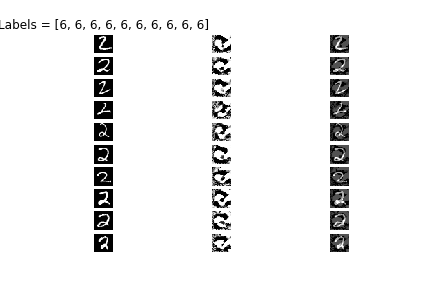

The script that saved this image:
from __future__ import absolute_import
from __future__ import division
from __future__ import print_function

# Imports
import argparse
import numpy as np
import tensorflow as tf

from plot_utils import plot

tf.logging.set_verbosity(tf.logging.INFO)

def cnn_model_fn(features, labels, mode):
    """Model function for CNN."""
    
    # Input Layer
    input_layer = tf.reshape(features['images'], [-1, 28, 28, 1])

    # Convolutional Layer #1
    conv1 = tf.layers.conv2d(
      inputs=input_layer,
      filters=32,
      kernel_size=[5, 5],
      padding="same",
      activation=tf.nn.relu)

    # Pooling Layer #1
    pool1 = tf.layers.max_pooling2d(inputs=conv1, pool_size=[2, 2], strides=2)

    # Convolutional Layer #2 and Pooling Layer #2
    conv2 = tf.layers.conv2d(
      inputs=pool1,
      filters=64,
      kernel_size=[5, 5],
      padding="same",
      activation=tf.nn.relu)
    pool2 = tf.layers.max_pooling2d(inputs=conv2, pool_size=[2, 2], strides=2)

    # Dense Layer
    pool2_flat = tf.reshape(pool2, [-1, 7 * 7 * 64])
    dense = tf.layers.dense(inputs=pool2_flat, units=1024, activation=tf.nn.relu)
    dropout = tf.layers.dropout(
      inputs=dense, rate=0.4, training=mode == tf.estimator.ModeKeys.TRAIN)

    # Logits Layer
    logits = tf.layers.dense(inputs=dropout, units=10)

    predictions = {
      # Generate predictions (for PREDICT and EVAL mode)
      "classes": tf.argmax(input=logits, axis=1),
      "probabilities": tf.nn.softmax(logits, name="softmax_tensor")
    }
        
    if mode == tf.estimator.ModeKeys.PREDICT:
        # If adversarial labels were passed, compute the gradients
        if 'adv_labels' in features: 
            loss = tf.losses.sparse_softmax_cross_entropy(labels=features["adv_labels"], logits=logits)
            gradients = tf.gradients(loss, [input_layer])[0]
            predictions['gradients'] = tf.reshape(gradients, (-1, 784))
        return tf.estimator.EstimatorSpec(mode=mode, predictions=predictions)
    
    loss = tf.losses.sparse_softmax_cross_entropy(labels=labels, logits=logits)

    # Configure the Training Op (for TRAIN mode)
    if mode == tf.estimator.ModeKeys.TRAIN:
        optimizer = tf.train.GradientDescentOptimizer(learning_rate=0.001)
        train_op = optimizer.minimize(
            loss=loss,
            global_step=tf.train.get_global_step())
        return tf.estimator.EstimatorSpec(mode=mode, loss=loss, train_op=train_op)

    # Add evaluation metrics (for EVAL mode)    
    eval_metric_ops = {
      "accuracy": tf.metrics.accuracy(
          labels=labels, predictions=predictions["classes"])}
      
    return tf.estimator.EstimatorSpec(
      mode=mode, loss=loss, eval_metric_ops=eval_metric_ops)
    
if __name__ == '__main__':
    
    # Parse arguments
    parser = argparse.ArgumentParser()
    parser.add_argument('-t', '--train',        type=bool,   default=False,   help='train the network')
    parser.add_argument('-e', '--evaluate',     type=bool,   default=False,   help='run evaluation')
    parser.add_argument('-s', '--steps',        type=int,    default=20000,   help='number of training steps')
    parser.add_argument('-b', '--batch_size',   type=int,    default=64,      help='training batch size')
    parser.add_argument('-o', '--old_label',    type=int,    default=2,       help='label to replace')
    parser.add_argument('-n', '--new_label',    type=int,    default=6,       help='adversarial label')
    parser.add_argument('-r', '--n_to_replace', type=int,    default=10,      help='number of images to replace')
    parser.add_argument('-l', '--adv_lr',       type=float,  default=0.001,   help='adversarial learning rate')
    args = parser.parse_args()
    
    train      = args.train
    evaluate   = args.evaluate
    steps      = args.steps
    batch_size = args.batch_size
    
    old_label    = args.old_label
    new_label    = args.new_label
    n_to_replace = args.n_to_replace
    adv_lr       = args.adv_lr
    
    
    # Load training data
    mnist = tf.contrib.learn.datasets.load_dataset("mnist")
    
        # Initialize the estimator
    mnist_classifier = tf.estimator.Estimator(
                                model_fn=cnn_model_fn,
                                model_dir="mnist_convnet_model/"
                                )
    
    if train:
        ################ PART 1 - CLASSIFICATION #########################
        train_data = mnist.train.images # Returns np.array
        train_labels = np.asarray(mnist.train.labels, dtype=np.int32)
        # Create the Estimator
        # Train the model
        train_input_fn = tf.estimator.inputs.numpy_input_fn(
            x={"images": train_data},
            y=train_labels,
            batch_size=batch_size,
            num_epochs=None,
            shuffle=True)
        mnist_classifier.train(input_fn=train_input_fn,steps=steps)
    
    #### PART 2 - GENERATION OF ADVERSARIAL IMAGES ####################
    # Use test data
    images = mnist.test.images
    labels = np.asarray(mnist.test.labels, dtype=np.int32)
    
    # Evaluate the accuracy to make sure that the model is trained well
    if evaluate:
        eval_input_fn = tf.estimator.inputs.numpy_input_fn(
            x={"images": images},
            y=labels,
            batch_size=batch_size,
            num_epochs=1,
            shuffle=False)
        eval_results = mnist_classifier.evaluate(input_fn=eval_input_fn)
        print('{}'.format(eval_results))
    
    # Obtain the indices of the images containing old label
    indices = np.where(labels == old_label)[0][:n_to_replace]
    
    # Obtain all the images containing old label
    images = images[indices]
    labels = labels[indices]
    
    # Create adversarial labels and set them to the new label
    adv_images = np.copy(images)
    adv_labels = np.zeros_like(labels) + new_label
    
    while True:
        adv_pred_results = mnist_classifier.predict(
                input_fn=tf.estimator.inputs.numpy_input_fn(
                    x={
                        "images":     adv_images,
                        "adv_labels": adv_labels
                    },
                    num_epochs=1,
                    shuffle=False)
                )
        # Convert generator to list to reuse it later
        adv_pred_results = list(adv_pred_results)
        
        
        # Obtain class labels
        classes   = [pred['classes'] for pred in adv_pred_results]
    
        # Reshape gradients and update the adversarial image
        gradients = np.asarray([pred['gradients'] for pred in adv_pred_results])
        adv_images -= adv_lr * np.sign(gradients)
#        plot(images, gradients, adv_images, classes)
    
        # Print adversarial probabilities to see the progress
        adv_probabilities = []
        for pred in adv_pred_results:
            probabilities = pred['probabilities'] * 100
            adv_probabilities.append(probabilities[new_label])
        print('Adversarial Probabilities = {}'.format(adv_probabilities))
        
        # If all images predict the adversarial label, break out of the loop
        if (np.asarray(classes) == new_label).all():
            break
    
    # Infer the classes of adversarial images
    pred_input_fn = tf.estimator.inputs.numpy_input_fn(
        x={"images": adv_images},
        num_epochs=1,
        shuffle=False)
    pred_results = mnist_classifier.predict(input_fn=pred_input_fn)
    classes   = [pred['classes'] for pred in pred_results]
    
    # Compute the deltas
    deltas = adv_images - images
    
    # Plot and save the figure
    fig = plot(images, deltas, adv_images, classes)
    fig.savefig('challenge.png')